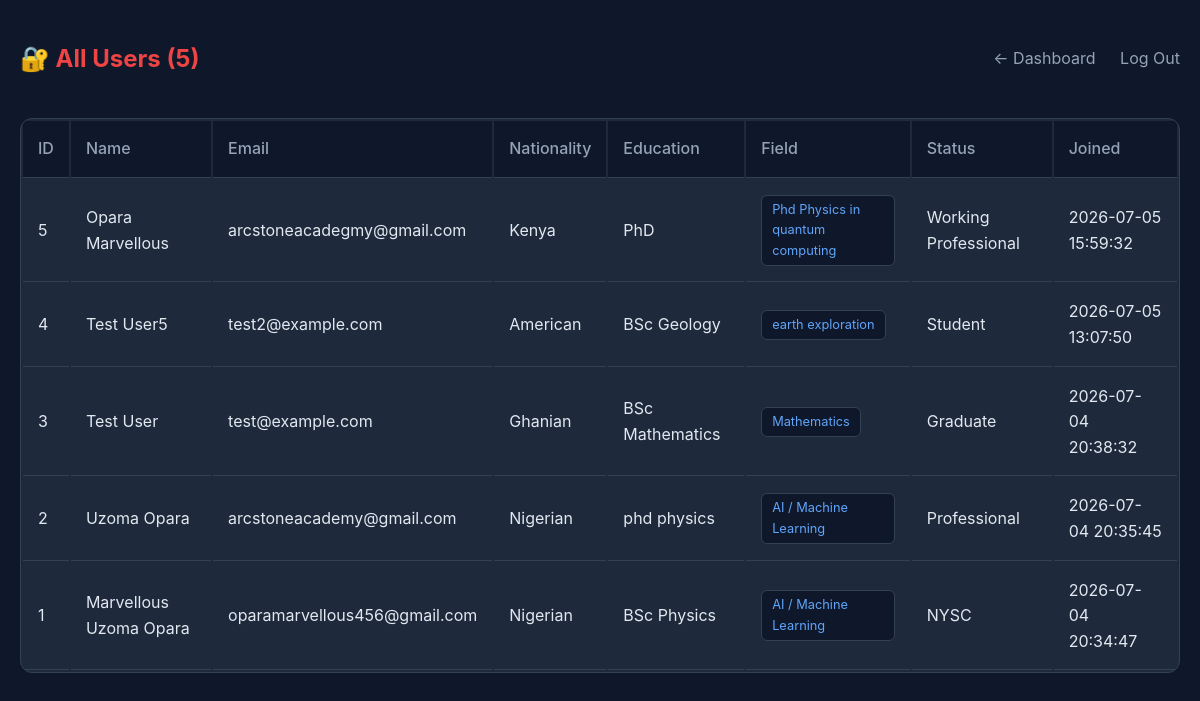
The app's page /admin/users (signed in), older data.
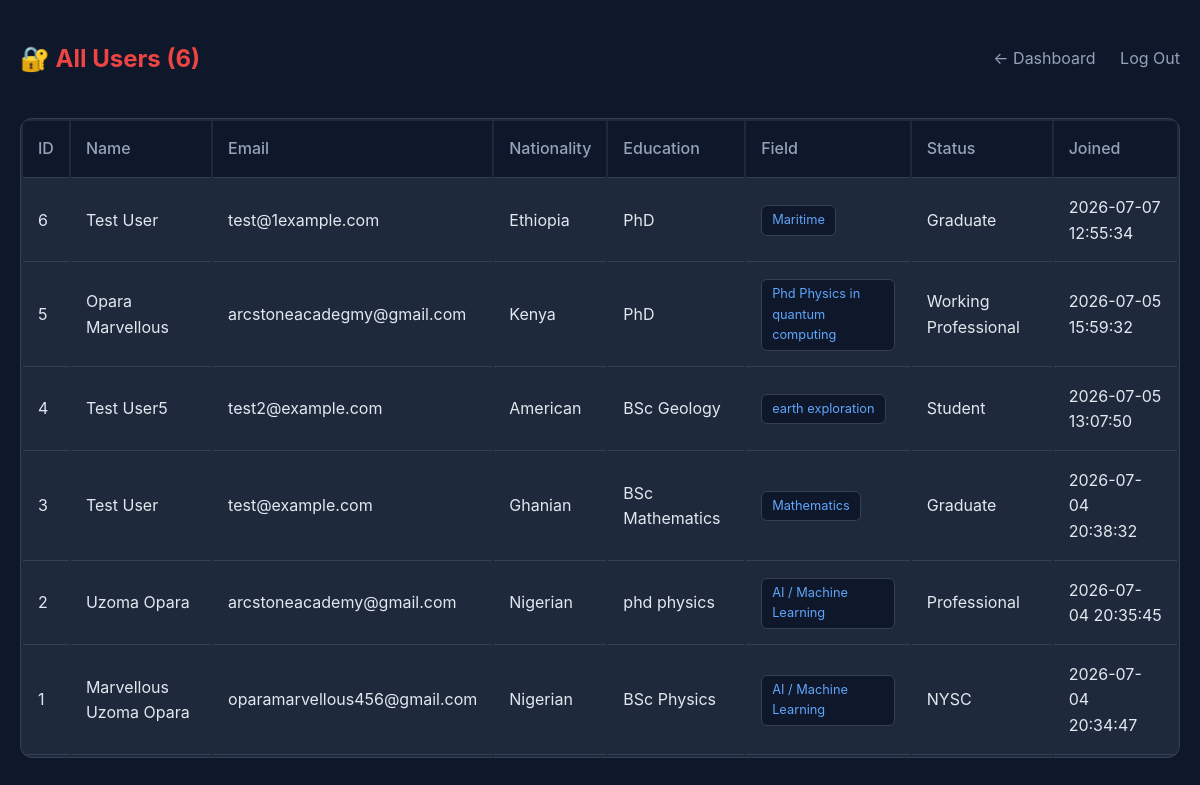
The same page, newer data.
### tables this page shows
CREATE TABLE users (
            id INTEGER PRIMARY KEY AUTOINCREMENT,
            email TEXT UNIQUE NOT NULL,
            password_hash TEXT NOT NULL,
            name TEXT NOT NULL,
            nationality TEXT DEFAULT 'Nigerian',
            education TEXT DEFAULT 'BSc Physics',
            field TEXT DEFAULT 'AI / Machine Learning',
            status TEXT DEFAULT 'NYSC',
            created_at TIMESTAMP DEFAULT CURRENT_TIMESTAMP
        );

### web_app.py (the view)
@app.get("/admin/users", response_class=HTMLResponse)
def admin_users(request: Request, admin: dict = Depends(get_admin_user)):
    if not admin:
        return RedirectResponse(url="/", status_code=302)
    conn = get_db()
    users = conn.execute("SELECT * FROM users ORDER BY created_at DESC").fetchall()
    conn.close()
    return templates.TemplateResponse(
        request=request,
        name="admin_users.html",
        context={"admin": admin, "users": [dict(u) for u in users], "count": len(users)}
    )

### templates/admin_users.html (shortened to what this page needs)
<!DOCTYPE html>
<html lang="en">
<head>
</head>
<body>
    <div class="container">
        <div class="nav">
            <h1>🔐 All Users ({{ count }})</h1>
            <div class="nav-links">
                <a href="/admin">← Dashboard</a>
                <a href="/logout">Log Out</a>
            </div>
        </div>
        <table>
            <thead>
                <tr>
                    <th>ID</th>
                    <th>Name</th>
                    <th>Email</th>
                    <th>Nationality</th>
                    <th>Education</th>
                    <th>Field</th>
                    <th>Status</th>
                    <th>Joined</th>
                </tr>
            </thead>
            <tbody>
                {% for user in users %}
                <tr>
                    <td>{{ user.id }}</td>
                    <td>{{ user.name }}</td>
                    <td>{{ user.email }}</td>
                    <td>{{ user.nationality }}</td>
                    <td>{{ user.education }}</td>
                    <td><span class="badge">{{ user.field }}</span></td>
                    <td>{{ user.status }}</td>
                    <td>{{ user.created_at }}</td>
                </tr>
                {% endfor %}
            </tbody>
        </table>
    </div>
</body>
</html>

Row changes from the older to the newer data that the page shows:
added users: id "6", name "Test User", email "test@1example.com", nationality "Ethiopia", education "PhD", field "Maritime", status "Graduate", created_at "2026-07-07 12:55:34"
Text that changed along with them:
{{ count }}: "5" → "6"
